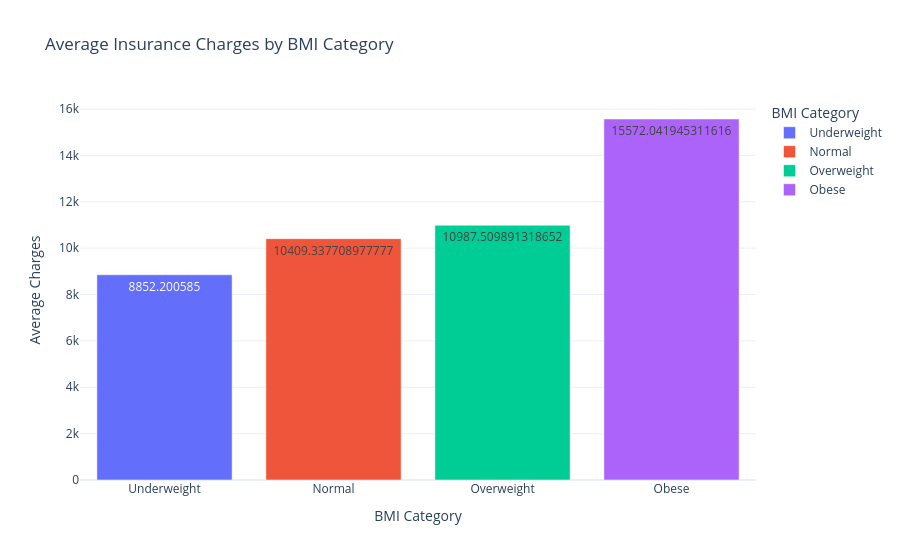

Notebook source saved alongside this figure:
### Markdown cell above
*BMI vs Insurance Charges*

### Code cell
fig = px.bar(bmi_avg, x='BMI Category', y='Average Charges',
              title='Average Insurance Charges by BMI Category',
              text='Average Charges', color='BMI Category',
              category_orders={'BMI Category': ['Underweight', 'Normal', 'Overweight', 'Obese']},
              template='plotly_white')
fig.show()

### Figure 1 — Plotly figure (JSON) as saved in the notebook; plotly's stock layout.template omitted (floating-point values rounded to 4 significant figures)
{"data": [{"hovertemplate": "BMI Category=%{x}<br>Average Charges=%{text}<extra></extra>", "legendgroup": "Underweight", "marker": {"color": "#636efa", "pattern": {"shape": ""}}, "name": "Underweight", "orientation": "v", "showlegend": true, "text": [8852.0], "textposition": "auto", "type": "bar", "x": ["Underweight"], "xaxis": "x", "y": [8852.0], "yaxis": "y"}, {"hovertemplate": "BMI Category=%{x}<br>Average Charges=%{text}<extra></extra>", "legendgroup": "Normal", "marker": {"color": "#EF553B", "pattern": {"shape": ""}}, "name": "Normal", "orientation": "v", "showlegend": true, "text": [10410.0], "textposition": "auto", "type": "bar", "x": ["Normal"], "xaxis": "x", "y": [10410.0], "yaxis": "y"}, {"hovertemplate": "BMI Category=%{x}<br>Average Charges=%{text}<extra></extra>", "legendgroup": "Overweight", "marker": {"color": "#00cc96", "pattern": {"shape": ""}}, "name": "Overweight", "orientation": "v", "showlegend": true, "text": [10990.0], "textposition": "auto", "type": "bar", "x": ["Overweight"], "xaxis": "x", "y": [10990.0], "yaxis": "y"}, {"hovertemplate": "BMI Category=%{x}<br>Average Charges=%{text}<extra></extra>", "legendgroup": "Obese", "marker": {"color": "#ab63fa", "pattern": {"shape": ""}}, "name": "Obese", "orientation": "v", "showlegend": true, "text": [15570.0], "textposition": "auto", "type": "bar", "x": ["Obese"], "xaxis": "x", "y": [15570.0], "yaxis": "y"}], "layout": {"barmode": "relative", "legend": {"title": {"text": "BMI Category"}, "tracegroupgap": 0}, "title": {"text": "Average Insurance Charges by BMI Category"}, "xaxis": {"anchor": "y", "categoryarray": ["Underweight", "Normal", "Overweight", "Obese"], "categoryorder": "array", "domain": [0, 1], "title": {"text": "BMI Category"}}, "yaxis": {"anchor": "x", "domain": [0, 1], "title": {"text": "Average Charges"}}}}
